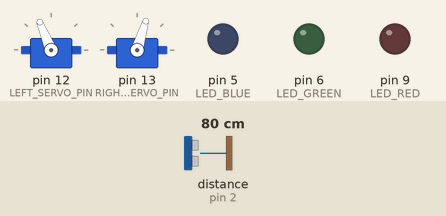
Bench run of a program on a simulated Arduino Uno, built with avr-gcc and run on an emulated ATmega328P. On the bench: 2 × servo, output pins drawn as LEDs (lit = HIGH). Wiring (inferred from the names in the program): ultrasonic range finder: trigger pin 2; echo pin 2. Inputs (shaded band) come from the test bench; at power-on: distance to the obstacle (sensor on pin 2) 80 cm. The echo pulse lasts 58.3 µs per cm.

Above: at 0.1 s.
5.4 s: distance to the obstacle (sensor on pin 2) set to 17 cm
At 5.9 s:
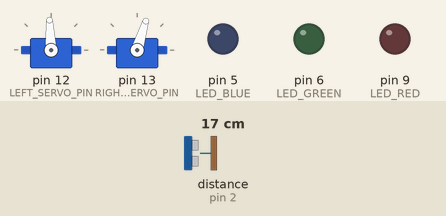
8.4 s: distance to the obstacle (sensor on pin 2) set to 13 cm
At 8.9 s:
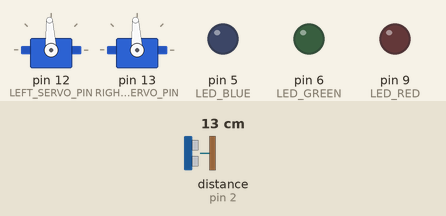
At 9.71 s:
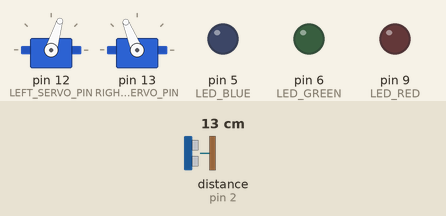
Timing chart, 0 to 17.4 s (numbered marks = the images above; inputs shaded):
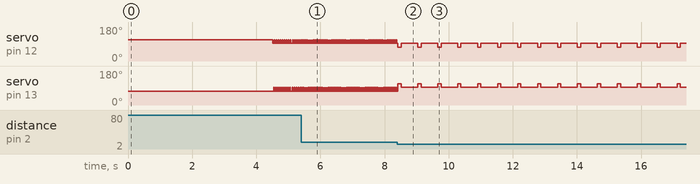

Measured:
- the behaviour switches between 16 and 15 cm on distance to the obstacle (sensor on pin 2) (found by bisection; images 1 and 2)
- after the input at 8.4 s, servo on pin 12 (LEFT_SERVO_PIN): alternates 93° for 0.52 s and 73° for 0.10 s, starting at once
- by itself, servo on pin 13 (RIGHT_SERVO_PIN): repeats every 0.62 s: 112° 0.10 s, 93° 0.52 s

The program:

main.cpp
```cpp
/*************************************************************************************************************************************************
 * File: main.cpp
 * Author: Alex Westerman
 * Contains code by Alex Westerman, David Purdy, and Joshua Roehm
 * Date Created: 10/14/2019
 * Description
 * ======================
 * This file serves as the entry point of execution for the robot's function.
 * The only functions are the default Arduino Functions to allow for proper
 *building of the project
 *
 * Important Functions
 * ======================
 * void setup() - The default Arduino function that runs only once
 * void loop() - The default Arduino function that runs forever until the
 *machine is reset
 **************************************************************************************************************************************************/

/*============================================================*
 *                      INCLUDE THINGS                        *
 *============================================================*/
#include <Arduino.h>   //The Standard Arduino Library
#include <Auto_Sys.h>  //Autonomous Mode Library (Written by Alex Westerman, David Purdy, and Joshua Roehm)
#include <Controls.h>  //Teleoperation Library (Written by Alex Westerman)
#include <Drive.h>     //Robot Driving Library (Written by Alex Westerman)
#include <PS2X_lib.h>  //PS2 Controller Interface Library (Written by Bill Porter - http://http://www.billporter.info/2010/06/05/playstation-2-controller-arduino-library-v1-0/)
#include <Weapon_Sys.h>  //IR Subsystem Library (Written by Alex Westerman and David Purdy)

#include "cpu_map.h"  //Contains pin definitions for the robot

/*============================================================*
 *                     VAR DECLARATIONS                       *
 *============================================================*/
// IR Receiver Object
IRrecv reciever(IR_REMOTE_RECV);

// IR Transmitter object
IRsend transmitter;

// PS2 Controller Object
PS2X ps2Boi;

// Drivetrain object with servo pinouts
Drive robot(LEFT_SERVO_PIN, RIGHT_SERVO_PIN);

// IR Subsystem
Weapon_Sys weapons(&reciever, &transmitter);

// Autonomous Subsystem
Auto_Sys autonomous(&weapons, &robot);

// Teleoperation Subsystem
Controls driveTrain(&robot, &ps2Boi, &weapons);

/*============================================================*
 *                         MAIN FUNCTIONS                     *
 *============================================================*/
void setup() {
  // Debug clause
#ifdef DEBUG_ME
  Serial.begin(9600);
#endif

  // set LED pins to OUTPUT
  pinMode(LED_GREEN, OUTPUT);
  pinMode(LED_RED, OUTPUT);
  pinMode(LED_BLUE, OUTPUT);

  // Initialize Drivetrain
  robot.attachServos();

  // Initialize IR subsystem
  weapons.init();

  // Shell function for initializing autonomous
  // autonomous.init();

  // Start with Autonomous mode
  autonomous.doAutonomous();
  delay(10);
  // Move to manual
  driveTrain.init();
}

void loop() {
  // This code just executes the driving protocol, which runs in a loop until
  // exit
  driveTrain.entry();
  // Short delay to prevent wack execution
  delay(50);
}
```

cpu_map.h
```cpp
/*************************************************************************************************************************************************
 * File: cpu_map.h
 * Author: Alex Westerman
 * Date Created: 10/21/19
 * Description
 * ======================
 *  This file contains some pin definitions for the robot.
 * There are no functions or classes associated with this header.
 **************************************************************************************************************************************************/
#ifndef CPU_MAP_H_
#define CPU_MAP_H_

//Define this to activate debugging through serial
//#define DEBUG_ME

// Defining the Servo Pins
//***DO NOT CHANGE - HARD WIRED ESSENTIALLY*
#define LEFT_SERVO_PIN 12
#define RIGHT_SERVO_PIN 13


// PS2 Controller Stuff
#define PS2_CLOCK 10
#define PS2_DATA 8
#define PS2_COMMAND 11
#define PS2_ATTENTION 7

// IR Pins
// TODO Add IR Pins
#define IR_REMOTE_RECV 4
#define IR_REMOTE_TRANS 3

// LED to display Elemental damage
// TODO Add LED Pins
#define LED_RED 9
#define LED_GREEN 6
#define LED_BLUE 5

//Comment this out to disable line following
//#define LINE_FOLLOW

//Line Follower Analog Pins
//#define LINE_SEN_L 16
//#define LINE_SEN_R 15
//#define LINE_SEN_M 17

//Sonar Pins
//NOTE: The values for ECHO and TRIG are the same because the component we are using has them soldered together
//Changing one or both values if ECHO and TRIG are unsoldered will not affect functionality
#define SONAR_ECHO 2
#define SONAR_TRIG 2

#endif
```
